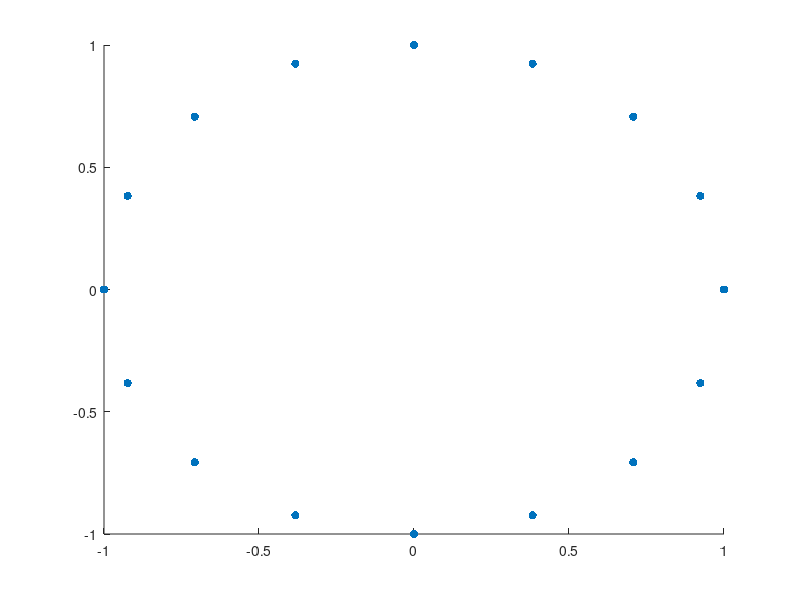

The MATLAB script that drew this image: (Note: this script raises an error after producing the figure.)
close all;
clear;
clc;

phi1 = [1, exp(1i*(pi))]; % BPSK
phi2 = [1, exp(1i*(pi + pi/2))]; % QPSK
phi3 = [1, exp(1i*(pi + pi/4))]; % 8-PSK
phi4 = [1, exp(1i*(pi + pi/8))]; % 16-PSK

% Generating the full 16-PSK constelation.
phi = kron(phi1, phi2);
phi = kron(phi, phi3);
phi = kron(phi, phi4);

% Visualizating
hold on
scatter(real(phi), imag(phi), 'filled', 'black');
circleplot(0,0,1);
grid on
hold off

figure;

[phi4_hat, teta] = norm_lskf(reshape(phi, [2 8]));
[phi3_hat, eta] = norm_lskf(reshape(teta, [2 4]));
[phi2_hat, phi1_hat] = norm_lskf(reshape(eta, [2 2]));

t = tiledlayout(2,2);
% Scatterploting

nexttile
scatter(real(phi1_hat), imag(phi1_hat), 'filled', 'blue');
circleplot(0,0,1);
xlabel("In-Phase")
ylabel("Quadrature")
grid on

nexttile
scatter(real(phi2_hat), imag(phi2_hat), 'filled', 'red');
circleplot(0,0,1);
xlabel("In-Phase")
ylabel("Quadrature")
grid on

nexttile
scatter(real(phi3_hat), imag(phi3_hat), 'filled', 'MarkerFaceColor', '#77AC30');
circleplot(0,0,1);
xlabel("In-Phase")
ylabel("Quadrature")
grid on

nexttile
scatter(real(phi4_hat), imag(phi4_hat),'filled', 'black')
circleplot(0,0,1);
grid on

xlabel("In-Phase")
ylabel("Quadrature")

figure;

% Recompose of signal after LSKF:
phi_hat = kron(phi1_hat, phi2_hat);
phi_hat = kron(phi_hat, phi3_hat);
phi_hat = kron(phi_hat, phi4_hat);

scatter(real(phi_hat), imag(phi_hat), 'filled', 'black');
circleplot(0,0,1);
xlabel("In-Phase")
ylabel("Quadrature")
grid on

function [A,B] = norm_lskf(tensor)
    [u,s,v] = svd(tensor);
    sig = s(1,1);
    
    A = u(:,1) * sqrt(sig);
    B = sqrt(sig) * conj(v(:,1));

    norm_A = 1 / A(1,1);
    norm_B = 1 / B(1,1);

    A = A * norm_A;
    B = B * norm_B;

end